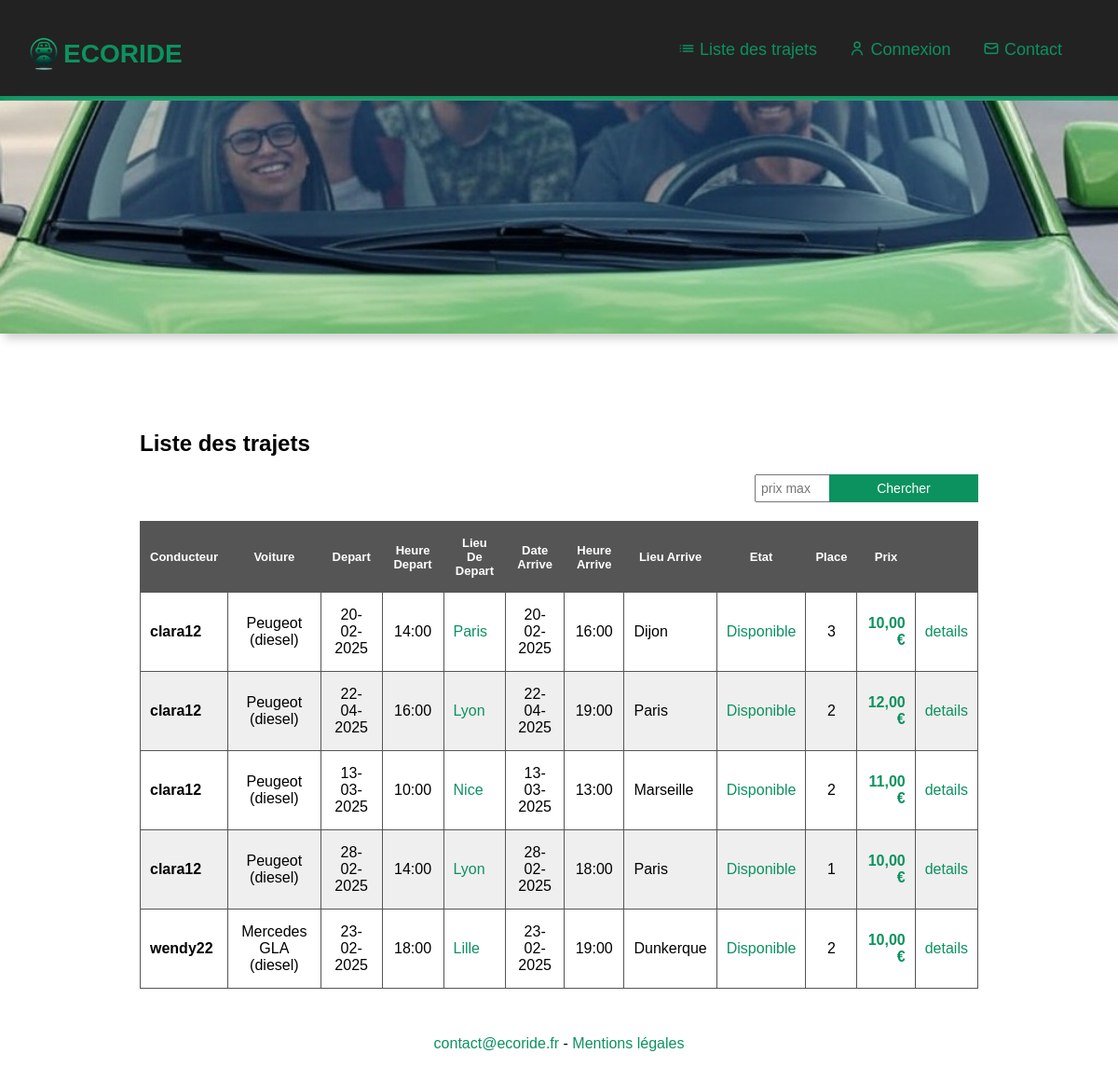
The app's page /index.php?page=listeTrajets with its own data.
### tables this page shows
CREATE TABLE `covoiturage` (
  `covoiturage_id` int NOT NULL,
  `date_depart` varchar(50) NOT NULL,
  `heure_depart` varchar(50) NOT NULL,
  `lieu_depart` varchar(50) NOT NULL,
  `date_arrivee` varchar(50) NOT NULL,
  `heure_arrivee` varchar(50) NOT NULL,
  `lieu_arrivee` varchar(50) NOT NULL,
  `statut` varchar(50) NOT NULL,
  `nb_place` varchar(2) NOT NULL,
  `prix_personne` varchar(10) NOT NULL,
  `id_utilisateur` int DEFAULT NULL
);

CREATE TABLE `utilisateur` (
  `utilisateur_id` int NOT NULL,
  `nom` varchar(50) DEFAULT NULL,
  `prenom` varchar(50) DEFAULT NULL,
  `email` varchar(50) NOT NULL,
  `password` varchar(50) NOT NULL,
  `telephone` varchar(50) DEFAULT NULL,
  `adresse` varchar(50) DEFAULT NULL,
  `date_naissance` varchar(50) DEFAULT NULL,
  `photo` blob,
  `pseudo` varchar(50) DEFAULT NULL
);

CREATE TABLE `voiture` (
  `voiture_id` int NOT NULL,
  `modele` varchar(50) NOT NULL,
  `immatriculation` varchar(50) NOT NULL,
  `energie` varchar(50) NOT NULL,
  `couleur` varchar(50) NOT NULL,
  `date_premiere_immatriculation` varchar(50) NOT NULL,
  `id_utilisateur` int NOT NULL
);

### index.php (called while the page is built, shortened)
<?php
require_once("model/svg.php");
require_once("model/function.php");
$pageSecure = $_GET["page"] ?? "accueil";
$pageSecure = htmlentities(htmlspecialchars($pageSecure));
$controleurPath = "controleur/" . $pageSecure . "Controleur.php";
require_once $controleurPath;

### controleur/listeTrajetsControleur.php (called while the page is built, shortened)
<?php
$depart_secure=$arrivee_secure=$historique="";
require_once "model/liste_trajet.php";
require_once "view/header.php";
require_once "view/listeTrajets.php";
require_once "view/footer.php";

### model/function.php (called while the page is built)
<?php
function convertDateToFR($date){
    $retour= date("d-m-Y", strtotime($date));
    return $retour;
}

### model/liste_trajet.php (the view)
<?php
$output_trajet="
    <table>
        <thead>
            <tr>
                <th>conducteur</th>
                <th>voiture</th>
                <th>depart</th>
                <th>heure depart</th>
                <th>lieu de depart</th>
                <th>date arrive</th>
                <th>heure arrive</th>
                <th>lieu arrive</th>
                <th>etat</th>
                <th>place</th>
                <th>prix</th>
                <th></th>
            </tr>
        </thead>
        <tbody>
";
if($depart_secure != ""){
    $sql="SELECT * FROM covoiturage WHERE nb_place>0 AND lieu_depart='$depart_secure' AND lieu_arrivee='$arrivee_secure'";
}elseif($historique != ""){
    $sql="SELECT * FROM covoiturage WHERE id_utilisateur = '$historique'";
}elseif($filtre_secure == "filtre"){
    $sql="SELECT * FROM covoiturage WHERE prix_personne < '$prix_max'";
}else{
    $sql="SELECT * FROM covoiturage WHERE nb_place>0" ;
}
$stmt=$pdo->query($sql);
while($row=$stmt->fetch(PDO::FETCH_ASSOC)){
    $sqlU="SELECT pseudo FROM utilisateur WHERE utilisateur_id = :id";
    $stmtU=$pdo->prepare($sqlU);
    $stmtU->bindParam(":id", $row["id_utilisateur"]);
    $stmtU->execute();
    $user=$stmtU->fetch();
    $sqlV="SELECT * FROM voiture WHERE id_utilisateur = :id";
    $stmtV=$pdo->prepare($sqlV);
    $stmtV->bindParam(":id", $row["id_utilisateur"]);
    $stmtV->execute();
    $voiture=$stmtV->fetch();
    $voiture_complet=$voiture["modele"]." (".$voiture["energie"].")";
    $voiture_complet=($voiture_complet == " ()" ? "/" : $voiture_complet);
    $etat= match ($row["statut"]) {
        "ec" => "<span class='green'> Disponible</span>",
        "complet" =>"<span class='red'> Complet</span>"
    };
    $output_trajet .= "
        <tr>
            <td class='bold'>".$user["pseudo"]."</td>
            <td class='center'>".$voiture_complet."</td>
            <td class='center'>".convertDateToFR($row["date_depart"])."</td>
            <td class='center'>".$row["heure_depart"]."</td>
            <td class='capitalize'><a href='index.php?page=trajet&id=".$row["covoiturage_id"]."'>".$row["lieu_depart"]."</a></td>
            <td class='center'>".convertDateToFR($row["date_arrivee"])."</td>
            <td class='center'>".$row["heure_arrivee"]."</td>
            <td class='capitalize'>".$row["lieu_arrivee"]."</td>
            <td>".$etat."</td>
            <td class='center'>".$row["nb_place"]."</td>
            <td class='bold green text-right' >".$row["prix_personne"].",00 €</td>
            <td class='center'><a href='index.php?page=trajet&id=".$row["covoiturage_id"]."'>details</a>
        </tr>
    ";
}
$output_trajet .= "</tbody></table>";

### model/svg.php (shortened to what this page needs)
<?php
$svg_list='<?xml version="1.0" encoding="utf-8"?>
<svg  viewBox="0 0 24 24" fill="none" xmlns="http://www.w3.org/2000/svg">
<path d="M7 8H21M7 12H21M7 16H21M3 8H3.01M3 12H3.01M3 16H3.01"  stroke-width="2" stroke-linecap="round" stroke-linejoin="round"/>
</svg>';

### view/header.php (shortened to what this page needs)
<!DOCTYPE html>
<html lang="fr">
<head>
    <link rel="stylesheet" href="css/style.css">
</head>
<body>
    <header id="header">
        <h1>
            <a href="index.php"><img alt="logo ecoride" src="img/logo.png">ecoride</a>
        </h1>
        <nav class="navbar">
            <ul class="nav-menu" id="nav-menu">
                <li><a href="index.php?page=listeTrajets"><?= $svg_list; ?>Liste des trajets</a></li>
                <li><?php
                    if(isset($_SESSION["user_id"]) && !empty($_SESSION["user_id"])){
                        echo '<a href="index.php?page=compte"> '.$svg_user. 'Mon compte</a>';
                    } else {
                        echo '<a href="index.php?page=login">'. $svg_user. 'Connexion</a>';
                    }
                ?></li>
                <li><a href="index.php?page=contact"><?= $svg_contact; ?>Contact</a></li>
            </ul>
        </nav>
    </header>
    <img alt="covoiturage"  src="img/bg2.jpg" id="bg">

### view/listeTrajets.php (shortened to what this page needs)
<div class="container">
    <?php
        if(!empty($depart_secure)){
            echo "<h2>Recherche pour la ville de départ :  <strong class='green'>".$depart_secure."</strong>, et pour ville d'arrivée :<strong class='green'> ".$arrivee_secure. "</strong></h2>";
        }else{
            echo "<h2>Liste des trajets</h2>";
        }
    ?>
    <form method="post" id="form_filtre">
        <span></span>
        <input type="number" min="1" name="prix_max" placeholder="prix max" >
        <button type="submit">Chercher</button>
    </form>
    <?= $output_trajet; ?>
</div>

### view/footer.php
    <footer id="footer">
        <p><a href="mailto:contact@ecoride.fr">contact@ecoride.fr</a> - <a href="index.php?page=ml">Mentions légales</a>
</body>
</html>

### css/style.css (style rules this page uses)
:root { --green: #0c925f; --red: #c00; --grisF:#555; }
body { margin: 0; font-family: Arial, Helvetica, sans-serif; }
a { color: var(--green); text-decoration: none; }
.container { margin: 50px auto; width: 900px; }
.center { text-align: center; }
.text-right { text-align: right; }
.bold { font-weight: bold; }
.green { color: var(--green); }
.capitalize { text-transform: capitalize; }
#header { background: #222; border-bottom: 5px solid var(--green); display: grid; grid-template-columns: 1fr 1fr; padding: 10px 0; }
#header h1 { padding-left: 5%; font-size: 28px; text-transform: uppercase; }
#header h1 img { height: 38px; position: relative; top: 10px; margin-right: 5px; }
#header nav { text-align: right; margin-right: 10%; margin-top: 15px; }
#header nav ul li { display: inline; list-style-type: none; margin-left: 30px; font-size: 18px; }
#header nav ul li a svg { height: 18px; margin-right: 5px; position: relative; top: 2px; stroke: var(--green); }
#bg { width: 100%; height: 250px; object-fit: cover; margin-bottom: 50px; box-shadow: 5px 5px 10px #ccc; }
table { border-collapse: collapse; border: 1px solid #555; width:100%; }
tr, td, th { border: 1px solid #555; padding: 15px 10px; }
table thead { background: #555; color: #fff; text-transform:capitalize; font-size: 13px; }
tr:nth-child(even) { background: #efefef; }
#form_filtre { margin-bottom: 20px; width: 100%; display: grid; grid-template-columns: 1fr 80px 160px; }
#form_filtre input { width:calc(100% - 10px) !important; padding: 3px 5px !important; font-size: 14px !important; height: 20px; }
#form_filtre button { padding: 6px 1px !important; font-size: 14px !important; height: 30px; border: 1px solid var(--green); background-color: var(--green); color: #fff; cursor: pointer; }
#footer { margin-top: 50px; text-align: center; }

### records on screen
covoiturage: id_utilisateur.pseudo "clara12", voiture.modele+energie "Peugeot (diesel)", date_depart "20-02-2025", heure_depart "14:00", lieu_depart "Paris", date_arrivee "20-02-2025", heure_arrivee "16:00", lieu_arrivee "Dijon", statut "Disponible", nb_place "3", prix_personne "10"
covoiturage: id_utilisateur.pseudo "clara12", voiture.modele+energie "Peugeot (diesel)", date_depart "22-04-2025", heure_depart "16:00", lieu_depart "Lyon", date_arrivee "22-04-2025", heure_arrivee "19:00", lieu_arrivee "Paris", statut "Disponible", nb_place "2", prix_personne "12"
covoiturage: id_utilisateur.pseudo "clara12", voiture.modele+energie "Peugeot (diesel)", date_depart "13-03-2025", heure_depart "10:00", lieu_depart "Nice", date_arrivee "13-03-2025", heure_arrivee "13:00", lieu_arrivee "Marseille", statut "Disponible", nb_place "2", prix_personne "11"
covoiturage: id_utilisateur.pseudo "clara12", voiture.modele+energie "Peugeot (diesel)", date_depart "28-02-2025", heure_depart "14:00", lieu_depart "Lyon", date_arrivee "28-02-2025", heure_arrivee "18:00", lieu_arrivee "Paris", statut "Disponible", nb_place "1", prix_personne "10"
covoiturage: id_utilisateur.pseudo "wendy22", voiture.modele+energie "Mercedes GLA (diesel)", date_depart "23-02-2025", heure_depart "18:00", lieu_depart "Lille", date_arrivee "23-02-2025", heure_arrivee "19:00", lieu_arrivee "Dunkerque", statut "Disponible", nb_place "2", prix_personne "10"
